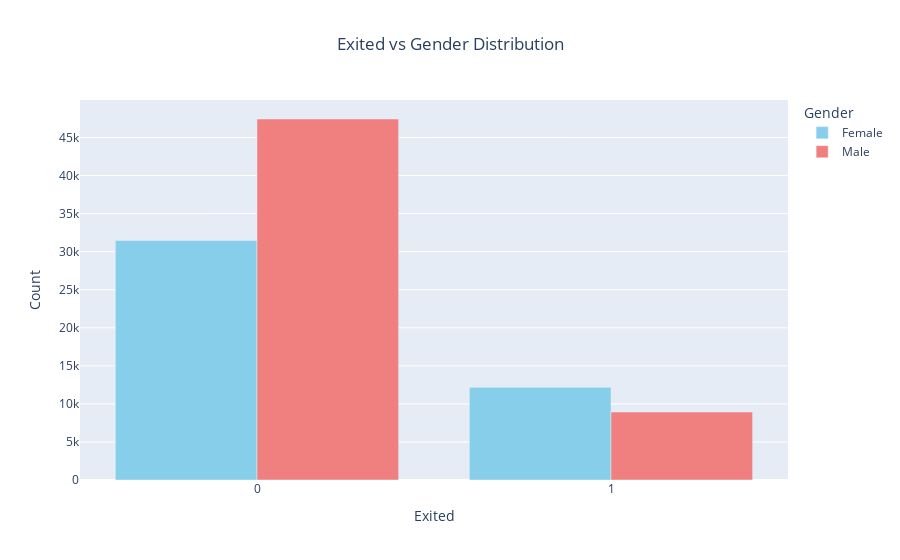

Write notebook code for a chart like this one.
### Code cell
grouped_data = df.groupby(['Exited', 'Gender']).size().reset_index(name='Count')

# Plotly bar chart
fig = px.bar(grouped_data, 
             x='Exited', 
             y='Count', 
             color='Gender', 
             barmode='group',
             title='Exited vs Gender Distribution',
             color_discrete_sequence=['skyblue', 'lightcoral'])

# Update the layout for better aesthetics
fig.update_layout(title_text='Exited vs Gender Distribution', title_x=0.5)

# Show the plot
fig.show()

### Figure 1 — Plotly figure (JSON) as saved in the notebook; plotly's stock layout.template omitted (floating-point values rounded to 4 significant figures)
{"data": [{"alignmentgroup": "True", "hovertemplate": "Gender=Female<br>Exited=%{x}<br>Count=%{y}<extra></extra>", "legendgroup": "Female", "marker": {"color": "skyblue", "pattern": {"shape": ""}}, "name": "Female", "offsetgroup": "Female", "orientation": "v", "showlegend": true, "textposition": "auto", "type": "bar", "x": [0, 1], "xaxis": "x", "y": [31461, 12175], "yaxis": "y"}, {"alignmentgroup": "True", "hovertemplate": "Gender=Male<br>Exited=%{x}<br>Count=%{y}<extra></extra>", "legendgroup": "Male", "marker": {"color": "lightcoral", "pattern": {"shape": ""}}, "name": "Male", "offsetgroup": "Male", "orientation": "v", "showlegend": true, "textposition": "auto", "type": "bar", "x": [0, 1], "xaxis": "x", "y": [47433, 8932], "yaxis": "y"}], "layout": {"barmode": "group", "legend": {"title": {"text": "Gender"}, "tracegroupgap": 0}, "title": {"text": "Exited vs Gender Distribution", "x": 0.5}, "xaxis": {"anchor": "y", "domain": [0, 1], "title": {"text": "Exited"}}, "yaxis": {"anchor": "x", "domain": [0, 1], "title": {"text": "Count"}}}}
